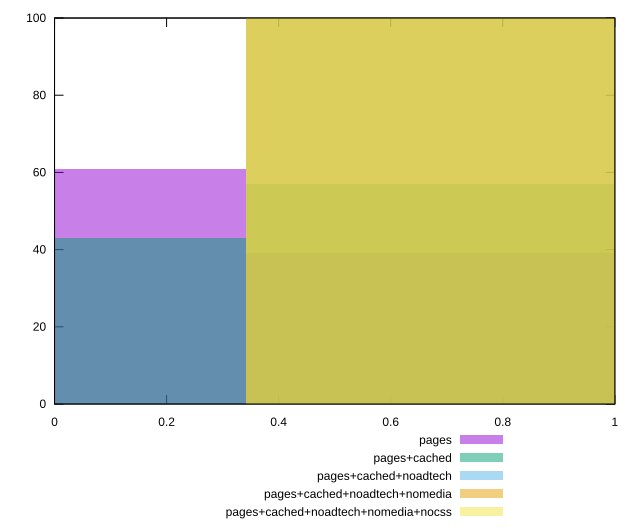

Write gnuplot code to recreate this figure.
reset

$pages <<EOF
0 61
0.6840513716510542 39
EOF

$pagesCached <<EOF
0 43
0.6840513716510542 57
EOF

$pagesCachedNoadtech <<EOF
0.6840513716510542 100
EOF

$pagesCachedNoadtechNomedia <<EOF
0.6840513716510542 100
EOF

$pagesCachedNoadtechNomediaNocss <<EOF
0.6840513716510542 100
EOF

set key outside below
set boxwidth 0.6840513716510542
set xrange [0:1]
set yrange [0:100]
set trange [0:100]
set style fill transparent solid 0.5 noborder
set terminal svg size 640, 530 enhanced background rgb 'white'
set output "report_00009_2021-02-08T22-37-41.559Z/unused-javascript/comparison/histogram/all_score.svg"

plot $pages title "pages" with boxes, \
     $pagesCached title "pages+cached" with boxes, \
     $pagesCachedNoadtech title "pages+cached+noadtech" with boxes, \
     $pagesCachedNoadtechNomedia title "pages+cached+noadtech+nomedia" with boxes, \
     $pagesCachedNoadtechNomediaNocss title "pages+cached+noadtech+nomedia+nocss" with boxes

reset
